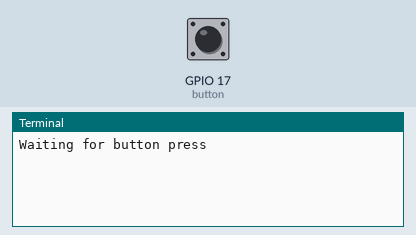
This program was run on a simulated Raspberry Pi (BCM pin numbers). On the bench: the last lines printed to the terminal. Inputs (shaded band) come from the test bench; at power-on: GPIO 17 (button) HIGH. The camera gives no picture and a still takes 0.5 s.

Above: at 1.2 s.
1.3 s: GPIO 17 (button) pulled LOW for 0.15 s
At 2.4 s:
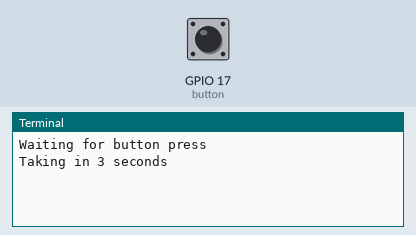
4.4 s: GPIO 17 (button) pulled LOW for 1 s
At 4.4 s:
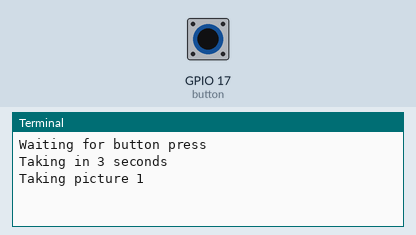
6.9 s: GPIO 17 (button) pulled LOW for 3.2 s
At 9.0 s:
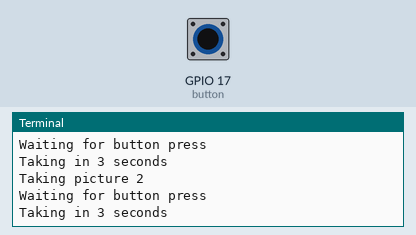

The program:

animation.py
```python
# Luke Frank
# Engineering 4 - Copypasta
# 1/29/21


from picamera import PiCamera
from time import sleep
from gpiozero import Button
# Import manual button to take pictures

# Define button and camera
button = Button(17)
camera = PiCamera()

camera.start_preview()

# Create variable to be used in loop. It'll be factored into the file name
# of each picture taken
frame = 1

# This code will create an animation.
while True:

	try:
		# Wait for button press
		print("Waiting for button press")
		button.wait_for_press()

		print('Taking in 3 seconds')
		sleep(3)

		# Take picture
		print(f"Taking picture {frame}")

		camera.capture('/home/pi/Engineering_4_Notebook/animation/frame%03d.jpg' % frame)
		# Writing frame%03d means that each pic/file will be saved as "fra$
		# followed by a 3-digit number with leading zeros (ex: 001). This
		# makes it a lot easier to keep track of pictures

		# The % takes the variable and puts into the print statement
		# The 03 means use 3 digits and d means decimal

		frame += 1

	except KeyboardInterrupt:

		print("Breaking loop")
		camera.stop_preview()
		break
```

Measured:
- after the input at 1.3 s, the terminal: prints a new line at once (image 1)
